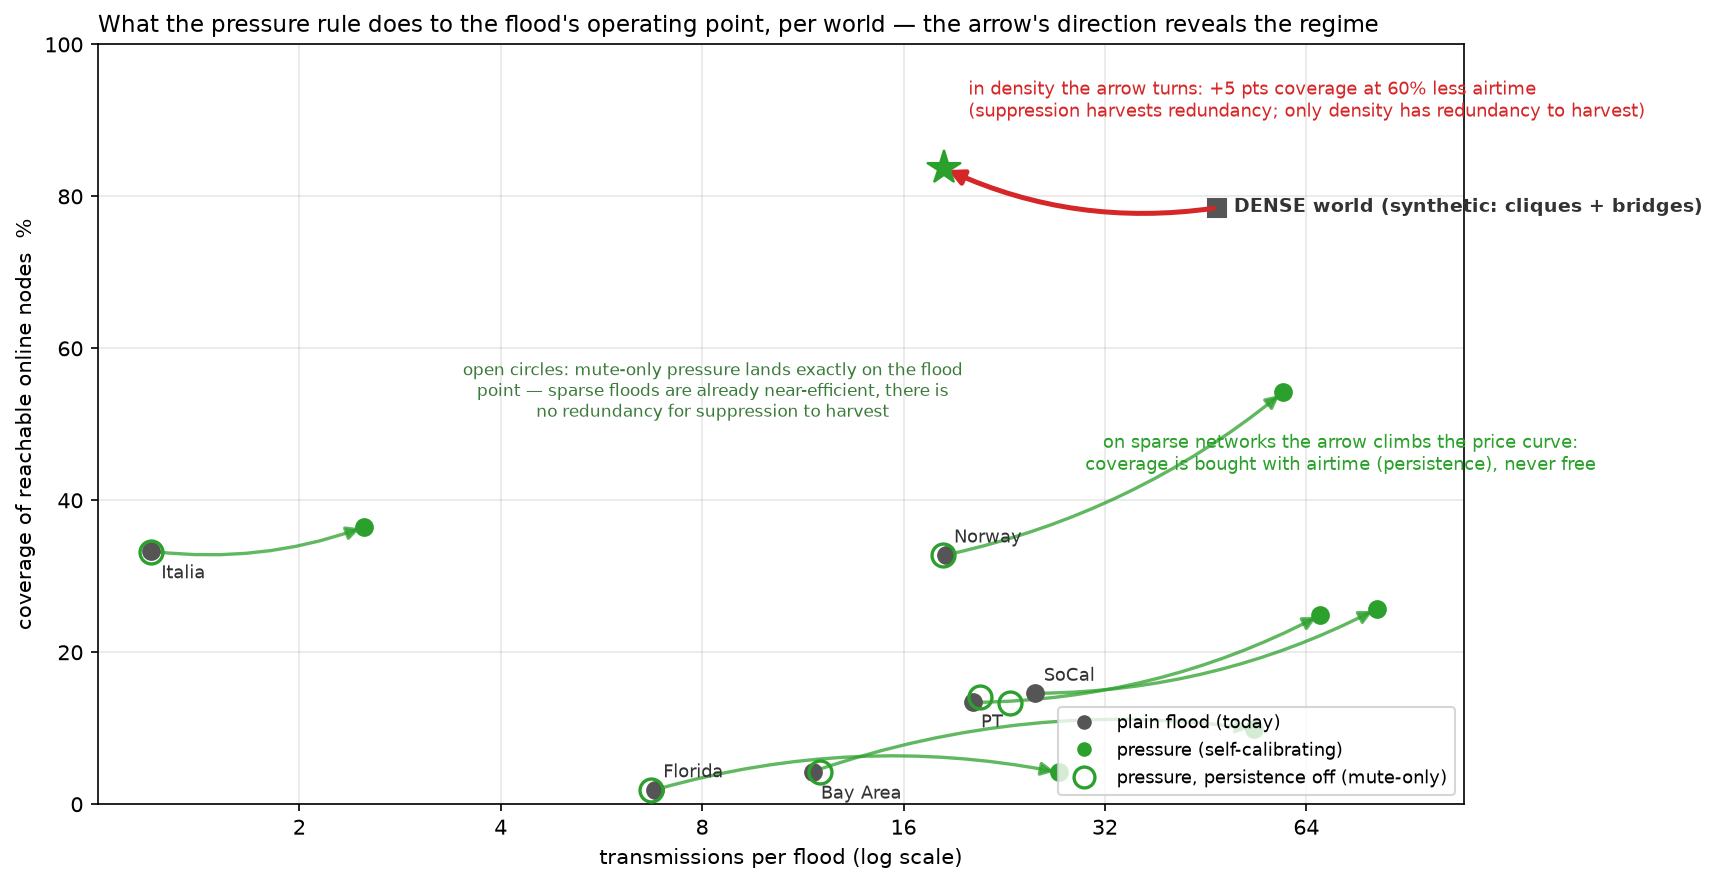

The script that saved this image:
"""Figure: what relay pressure does to the flood operating point, per world.

Arrow from the plain-flood point to the pressure point in
(airtime, coverage) space: on sparse networks it climbs the price curve
(pay more, reach more), in density it moves up-LEFT (more coverage, less
airtime). Lean (mute-only) pressure sits on the flood point on sparse
networks -- suppression has nothing to harvest there.
"""
import csv

import matplotlib
matplotlib.use("Agg")
import matplotlib.pyplot as plt
from matplotlib.patches import FancyArrowPatch

GREEN = "#2ca02c"
GRAY = "#555555"
RED = "#d62728"

rows = list(csv.DictReader(open("pressure_multinet.csv")))
def get(net, proto):
    r = next(r for r in rows if r["network"] == net and r["proto"] == proto)
    return float(r["tx_per_flood"]), float(r["cover_reachable"])

NETS = [("norway", "Norway"), ("meshtastic-pt", "PT"), ("socal", "SoCal"),
        ("bay-area", "Bay Area"), ("florida", "Florida"), ("italia", "Italia")]

# lean (mute-only) pressure, from the iso-coverage run
LEAN = {"norway": (18.3, 32.8), "meshtastic-pt": (20.8, 14.1),
        "socal": (23.1, 13.3), "bay-area": (12.0, 4.2),
        "florida": (6.7, 1.9), "italia": (1.2, 33.2)}

DENSE_FLOOD = (47.1, 78.5)
DENSE_PRESS = (18.4, 83.7)

fig, ax = plt.subplots(figsize=(11.6, 6.0))

for net, label in NETS:
    fx, fy = get(net, "plain flood")
    px, py = get(net, "pressure")
    ax.plot([fx], [fy], "o", ms=8, color=GRAY, zorder=4)
    ax.plot([px], [py], "o", ms=8, color=GREEN, zorder=4)
    lx, ly = LEAN[net]
    ax.plot([lx], [ly], "o", ms=11, mfc="none", mec=GREEN, mew=1.6, zorder=5)
    rad = {"bay-area": -0.12, "florida": -0.12}.get(net, 0.12)
    arr = FancyArrowPatch((fx, fy), (px, py), arrowstyle="-|>",
                          mutation_scale=13, color=GREEN, lw=1.6,
                          alpha=0.75, zorder=3,
                          connectionstyle=f"arc3,rad={rad}")
    ax.add_patch(arr)
    dx = {"norway": (4, 6), "meshtastic-pt": (4, -12), "socal": (4, 6),
          "bay-area": (4, -13), "florida": (4, 6), "italia": (5, -13)}[net]
    ax.annotate(label, (fx, fy), textcoords="offset points", xytext=dx,
                fontsize=8.6, color="#333")

# dense world
ax.plot([DENSE_FLOOD[0]], [DENSE_FLOOD[1]], "s", ms=9, color=GRAY, zorder=4)
ax.plot([DENSE_PRESS[0]], [DENSE_PRESS[1]], "*", ms=17, color=GREEN, zorder=5)
arr = FancyArrowPatch(DENSE_FLOOD, DENSE_PRESS, arrowstyle="-|>",
                      mutation_scale=15, color=RED, lw=2.4, zorder=4,
                      connectionstyle="arc3,rad=-0.15")
ax.add_patch(arr)
ax.annotate("DENSE world (synthetic: cliques + bridges)", DENSE_FLOOD,
            textcoords="offset points", xytext=(8, -2), fontsize=9,
            color="#333", fontweight="bold")
ax.text(20, 90.5, "in density the arrow turns: +5 pts coverage at 60% less airtime\n"
        "(suppression harvests redundancy; only density has redundancy to harvest)",
        fontsize=8.8, color=RED)

ax.text(72, 44, "on sparse networks the arrow climbs the price curve:\n"
        "coverage is bought with airtime (persistence), never free",
        fontsize=8.8, color=GREEN, ha="center")
ax.text(8.3, 51, "open circles: mute-only pressure lands exactly on the flood\n"
        "point \u2014 sparse floods are already near-efficient, there is\n"
        "no redundancy for suppression to harvest",
        fontsize=8.3, color="#3a7a3a", ha="center")

ax.set_xscale("log", base=2)
ax.set_xticks([2, 4, 8, 16, 32, 64])
ax.set_xticklabels(["2", "4", "8", "16", "32", "64"])
ax.set_xlabel("transmissions per flood (log scale)")
ax.set_ylabel("coverage of reachable online nodes  %")
ax.set_ylim(0, 100)
ax.set_xlim(1.0, 110)
ax.grid(alpha=0.3)

ax.plot([], [], "o", color=GRAY, label="plain flood (today)")
ax.plot([], [], "o", color=GREEN, label="pressure (self-calibrating)")
ax.plot([], [], "o", mfc="none", mec=GREEN, mew=1.6, ms=10,
        label="pressure, persistence off (mute-only)")
ax.legend(fontsize=8.8, loc="lower right")
ax.set_title("What the pressure rule does to the flood's operating point, per world \u2014 "
             "the arrow's direction reveals the regime", fontsize=11, loc="left")

fig.tight_layout()
fig.savefig("fig_pressure_tradeoff.png", dpi=150, bbox_inches="tight")
print("wrote fig_pressure_tradeoff.png")
